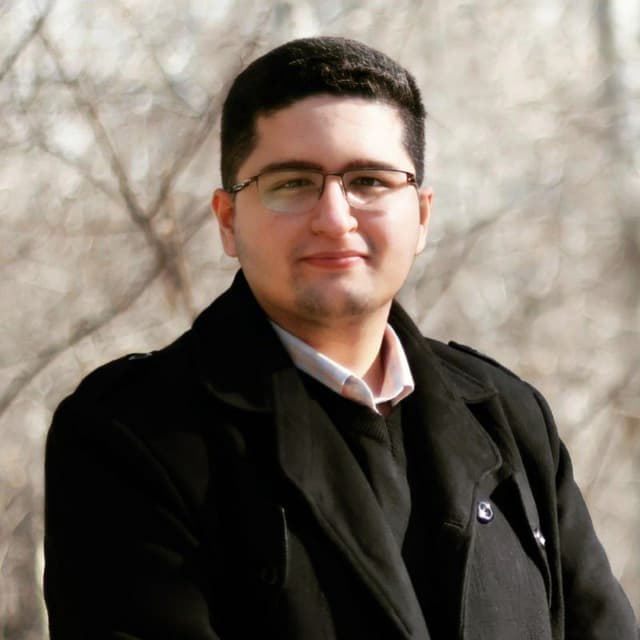
#> input picture amir.jpg, 640 x 640 px
$ python main.py
#> lines starting #> are read from the running program, lines starting #| are printed output that depends on the picture
import cv2

image=cv2.imread('amir.jpg',0)
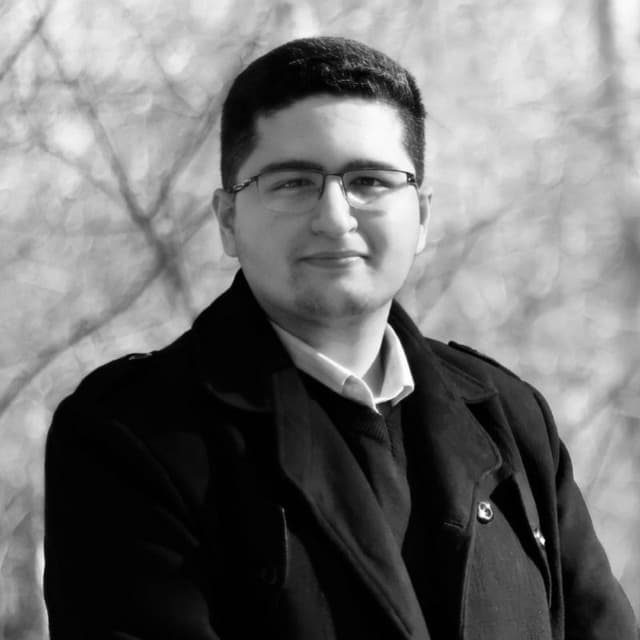
#> image: shape (640, 640); min 0, max 255, mean 113.9
inverted=255-image
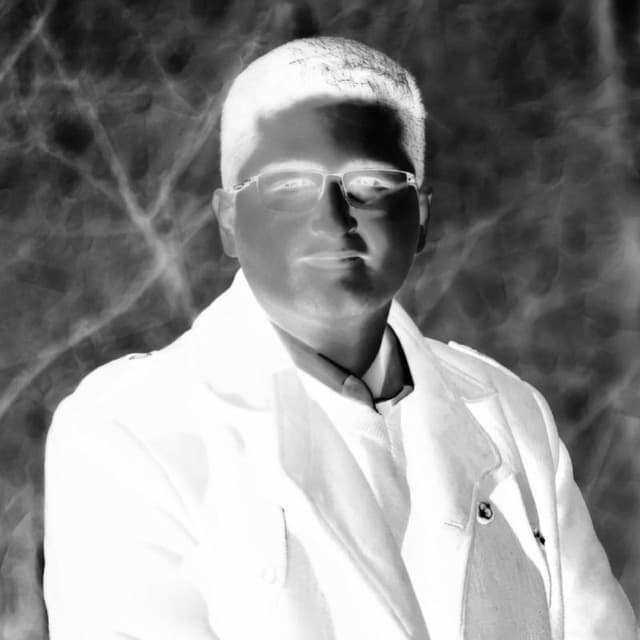
#> inverted: shape (640, 640); min 0, max 255, mean 141.1
blered=cv2.GaussianBlur(inverted,(21,21),0)
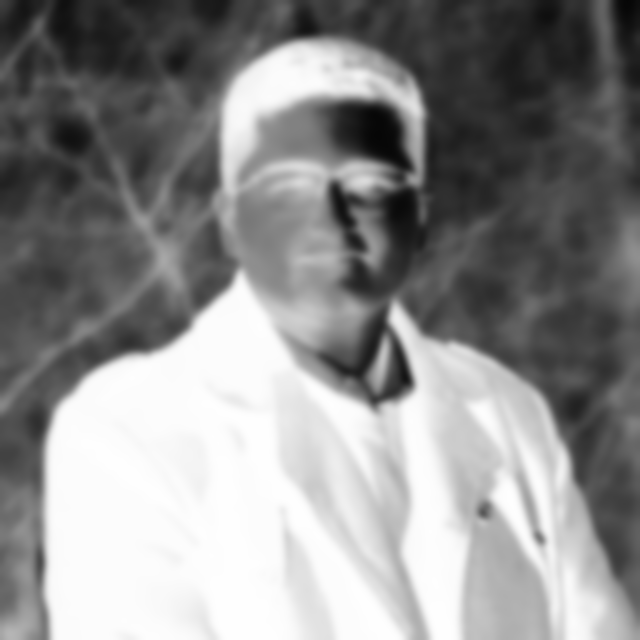
#> blered: shape (640, 640); min 6, max 254, mean 141.1
inverted_blured=255-blered
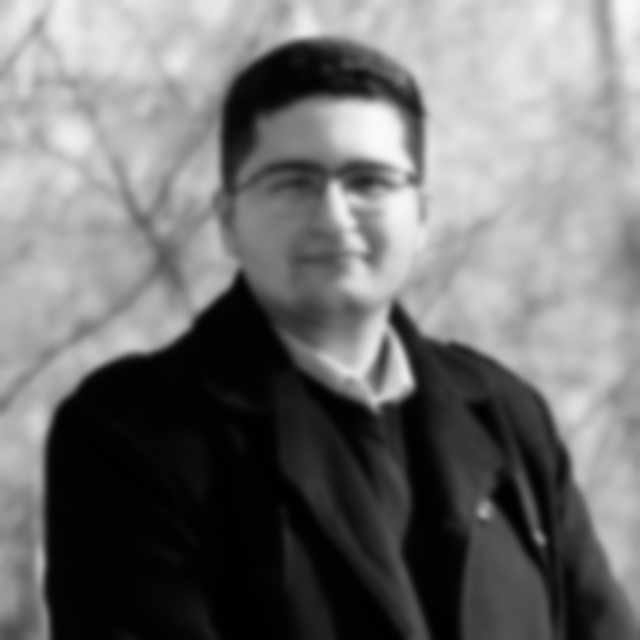
#> inverted_blured: shape (640, 640); min 1, max 249, mean 113.9
sketch=image/inverted_blured
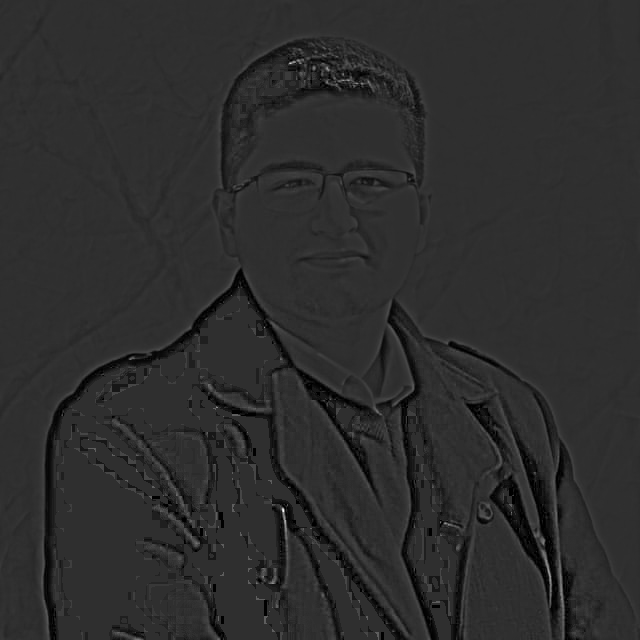
#> sketch: shape (640, 640) float64; min 0, max 5.39, mean 0.968; drawn with min black and max white
sketch=sketch*255
cv2.imwrite('paint.jpg',sketch)
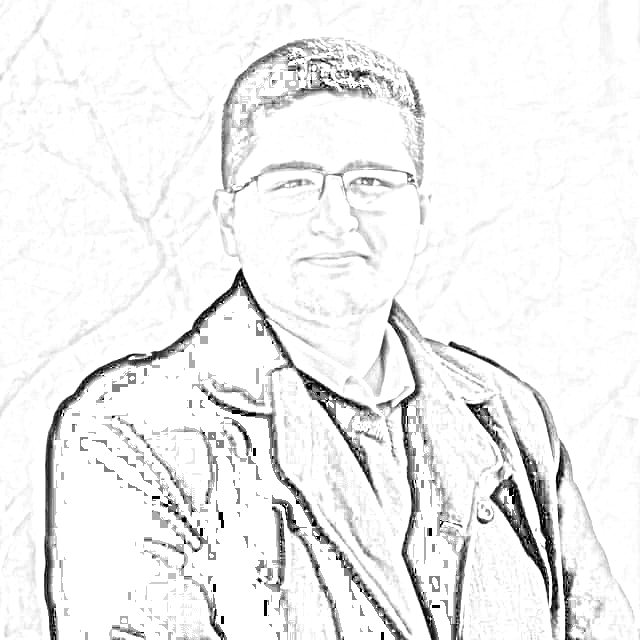
#> saved as paint.jpg: shape (640, 640); min 0, max 255, mean 239.1
